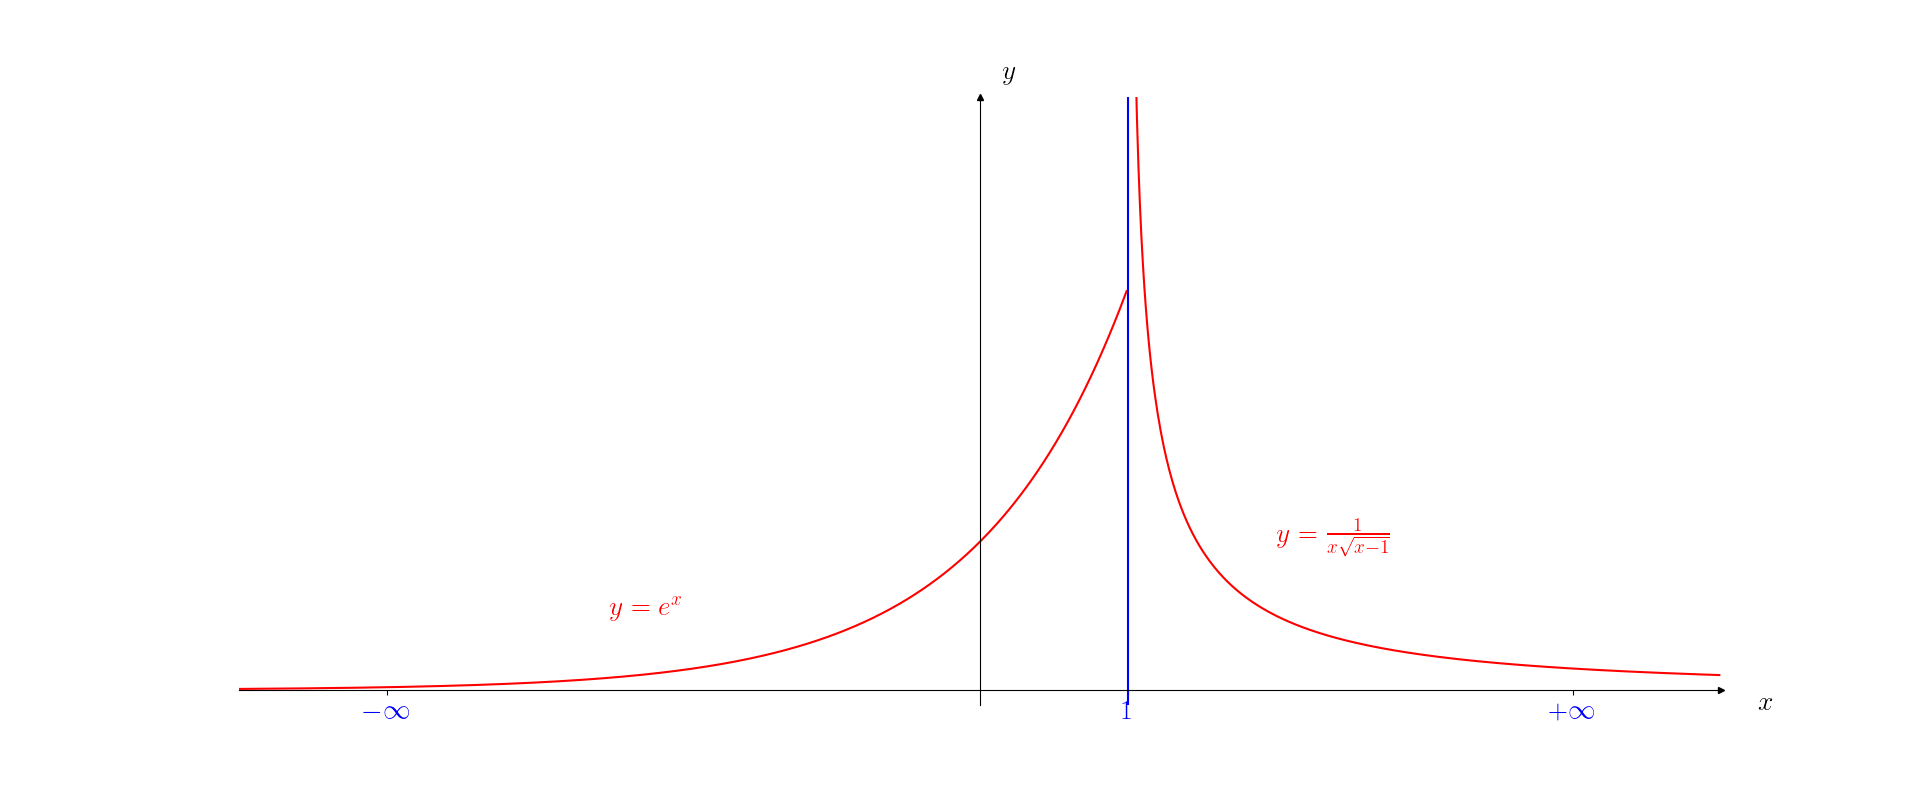

Python code for this plot:
import matplotlib
import matplotlib.pyplot as plt
import numpy as np
from matplotlib.patches import Polygon

plt.rcParams['text.usetex'] = True #using latex
matplotlib.rcParams.update({'font.size': 20}) #font size

fig, ax = plt.subplots()

# Select length of axes and the space between tick labels
xmin, xmax, ymin, ymax = -5, 5, -.1, 4

# Set identical scales for both axes
ax.set(xlim=(xmin, xmax), ylim=(ymin, ymax), aspect=1)

# Set bottom and left spines as x and y axes of coordinate system
ax.spines['bottom'].set_position('zero')
ax.spines['left'].set_position('zero')

# Remove top and right spines
ax.spines['top'].set_visible(False)
ax.spines['right'].set_visible(False)

# Create 'x' and 'y' labels placed at the end of the axes
ax.set_xlabel('$x$', labelpad=-24, x=1.03)
ax.set_ylabel('$y$', labelpad=-21, y=1.02, rotation=0)

# Draw arrows
arrow_fmt = dict(markersize=4, color='black', clip_on=False)
ax.plot((1), (0), marker='>', transform=ax.get_yaxis_transform(), **arrow_fmt)
ax.plot((0), (1), marker='^', transform=ax.get_xaxis_transform(), **arrow_fmt)

def function1(x):
    return np.array(np.e**x)

def function2(x):
    return np.array(1 / (x * np.sqrt(x - 1)))

# Plot function
a=xmin
b=1
c=.1
d=xmax
x1 = np.arange(a, b, 0.01)
x2 = np.arange(c, d, 0.01)
ax.plot(x1, function1(x1), color='r')
ax.plot(x2, function2(x2), color='r')


# Draw axis x = 1
ax.vlines(x=1, ymin=ymin, ymax=ymax, color='b')


'''# Draw integral area
ix = np.linspace(a, b, num=1000)
iy = function(ix)
verts = [(a, 0), *zip(ix, iy), (b, 0)]
poly = Polygon(verts, color='r', alpha=0.2)
ax.add_patch(poly)'''

# Use tex in labels
ax.set_xticks([-4, 1, 4])
ax.set_xticklabels([r"$-\infty$", r"$1$", r"$+\infty$"], color="b")
ax.set_yticks([])


# Add text
ax.text(-2.5, .5 , r"$y=e^x$", color='r')
ax.text(2, 1, r"$y=\frac{1}{x \sqrt{x-1}}$", color='r')


plt.show()
